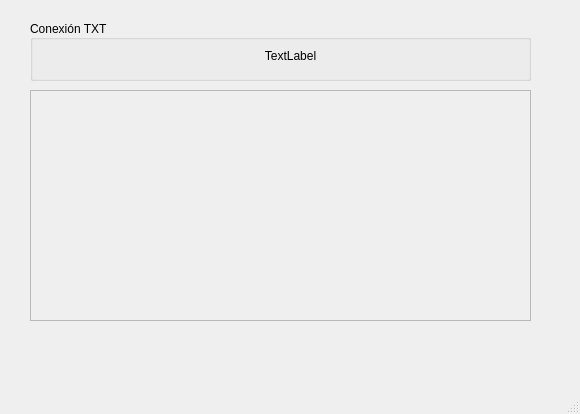
<?xml version="1.0" encoding="UTF-8"?>
<ui version="4.0">
 <class>MainWindow</class>
 <widget class="QMainWindow" name="MainWindow">
  <property name="geometry">
   <rect>
    <x>0</x>
    <y>0</y>
    <width>580</width>
    <height>414</height>
   </rect>
  </property>
  <property name="windowTitle">
   <string>Conexión</string>
  </property>
  <widget class="QWidget" name="centralwidget">
   <widget class="QGroupBox" name="groupBox">
    <property name="geometry">
     <rect>
      <x>30</x>
      <y>20</y>
      <width>501</width>
      <height>61</height>
     </rect>
    </property>
    <property name="title">
     <string>Conexión TXT</string>
    </property>
    <property name="alignment">
     <set>Qt::AlignLeading|Qt::AlignLeft|Qt::AlignVCenter</set>
    </property>
    <property name="flat">
     <bool>false</bool>
    </property>
    <property name="checkable">
     <bool>false</bool>
    </property>
    <widget class="QLabel" name="label">
     <property name="geometry">
      <rect>
       <x>60</x>
       <y>20</y>
       <width>401</width>
       <height>31</height>
      </rect>
     </property>
     <property name="frameShadow">
      <enum>QFrame::Raised</enum>
     </property>
     <property name="lineWidth">
      <number>2</number>
     </property>
     <property name="text">
      <string>TextLabel</string>
     </property>
     <property name="alignment">
      <set>Qt::AlignCenter</set>
     </property>
    </widget>
   </widget>
   <widget class="QLabel" name="label_2">
    <property name="geometry">
     <rect>
      <x>30</x>
      <y>90</y>
      <width>501</width>
      <height>231</height>
     </rect>
    </property>
    <property name="frameShape">
     <enum>QFrame::StyledPanel</enum>
    </property>
    <property name="lineWidth">
     <number>10</number>
    </property>
    <property name="text">
     <string/>
    </property>
    <property name="pixmap">
     <pixmap>despacho.jpg</pixmap>
    </property>
    <property name="scaledContents">
     <bool>true</bool>
    </property>
   </widget>
  </widget>
  <widget class="QMenuBar" name="menubar">
   <property name="geometry">
    <rect>
     <x>0</x>
     <y>0</y>
     <width>580</width>
     <height>26</height>
    </rect>
   </property>
  </widget>
  <widget class="QStatusBar" name="statusbar"/>
 </widget>
 <resources/>
 <connections/>
</ui>
